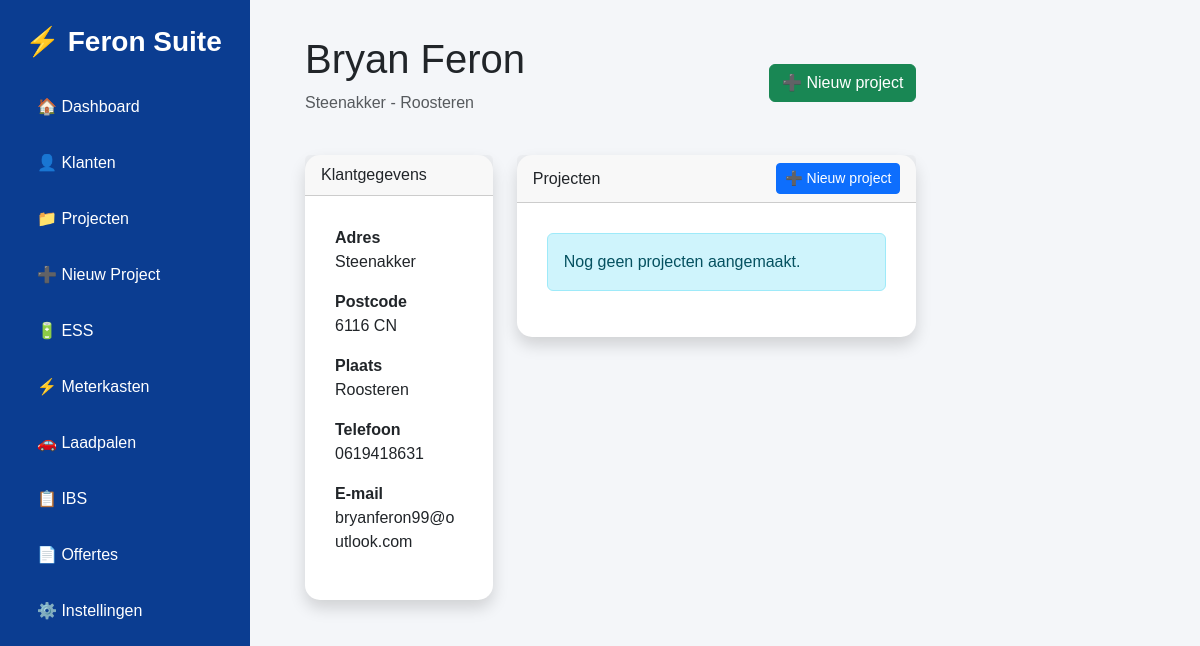
/klanten/1, run on an earlier commit of the app's database.
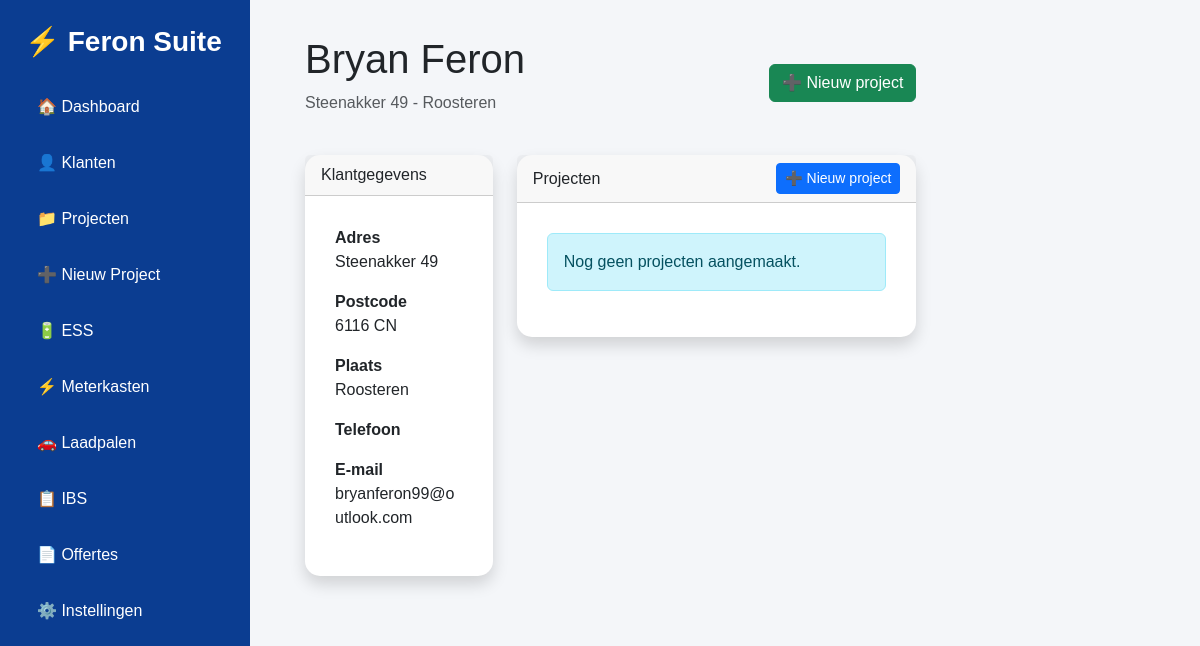
And on a later commit of the database.
### app/models/klant.py (models this page shows)
class Klant(Base):
    __tablename__ = "klanten"
    id = Column(Integer, primary_key=True, index=True)
    naam = Column(String, nullable=False)
    adres = Column(String)
    postcode = Column(String)
    plaats = Column(String)
    telefoon = Column(String)
    email = Column(String)

### app/routes/klant.py (the view)
@router.get("/klanten/{klant_id}", response_class=HTMLResponse)
async def klant_detail(
    klant_id: int,
    request: Request,
    db: Session = Depends(get_db)
):
    klant = db.query(Klant).filter(Klant.id == klant_id).first()
    if not klant:
        return HTMLResponse("Klant niet gevonden", status_code=404)
    return templates.TemplateResponse(
        request=request,
        name="klant_detail.html",
        context={
            "klant": klant
        }
    )

### app/templates/klant_detail.html (shortened to what this page needs)
{% extends "base.html" %}
{% block content %}
<div class="d-flex justify-content-between align-items-center mb-4">
    <div>
        <h1>{{ klant.naam }}</h1>
        <p class="text-muted">
            {{ klant.adres }} - {{ klant.plaats }}
        </p>
    </div>
    <a href="/project/nieuw?klant_id={{ klant.id }}" class="btn btn-success">
        ➕ Nieuw project
    </a>
</div>
<div class="row">
    <div class="col-md-4">
        <div class="card shadow mb-4">
            <div class="card-header">
                Klantgegevens
            </div>
            <div class="card-body">
                <p><strong>Adres</strong><br>{{ klant.adres }}</p>
                <p><strong>Postcode</strong><br>{{ klant.postcode }}</p>
                <p><strong>Plaats</strong><br>{{ klant.plaats }}</p>
                <p><strong>Telefoon</strong><br>{{ klant.telefoon }}</p>
                <p><strong>E-mail</strong><br>{{ klant.email }}</p>
            </div>
        </div>
    </div>
    <div class="col-md-8">
        <div class="card shadow">
            <div class="card-header d-flex justify-content-between align-items-center">
                <span>Projecten</span>
                <a href="/project/nieuw?klant_id={{ klant.id }}" class="btn btn-primary btn-sm">
                    ➕ Nieuw project
                </a>
            </div>
            <div class="card-body">
                {% if klant.projecten %}
                <table class="table table-striped">
                    <thead>
                        <tr>
                            <th>Naam</th>
                            <th>Type</th>
                            <th>Status</th>
                            <th>Actie</th>
                        </tr>
                    </thead>
                    <tbody>
                    {% for project in klant.projecten %}
                        <tr>
                            <td>{{ project.naam }}</td>
                            <td>{{ project.type }}</td>
                            <td>{{ project.status }}</td>
                            <td>
                                <a href="/project/{{ project.id }}" class="btn btn-primary btn-sm">
                                    Open
                                </a>
                            </td>
                        </tr>
                    {% endfor %}
                    </tbody>
                </table>
                {% else %}
                <div class="alert alert-info">
                    Nog geen projecten aangemaakt.
                </div>
                {% endif %}
            </div>
        </div>
    </div>
</div>
{% endblock %}

What changed in the data, as far as the page shows it:
changed Klant "Bryan Feron": adres "Steenakker" → "Steenakker 49"; telefoon "0619418631" → (not shown)
